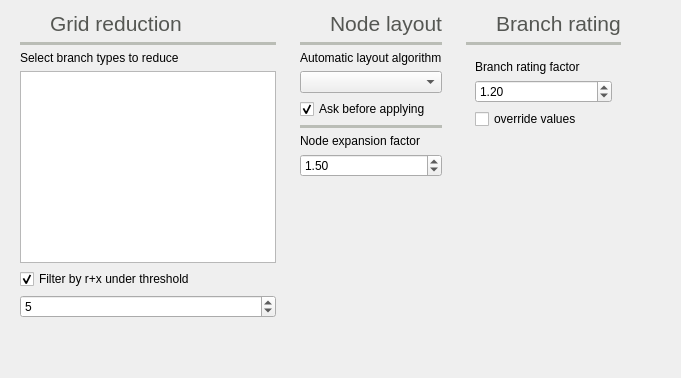
          <widget class="QWidget" name="tab_13">
           <attribute name="icon">
            <iconset resource="icons.qrc">
             <normaloff>:/Icons/icons/automatic_layout.svg</normaloff>:/Icons/icons/automatic_layout.svg</iconset>
           </attribute>
           <attribute name="title">
            <string>Topology</string>
           </attribute>
           <attribute name="toolTip">
            <string>Topology related settings</string>
           </attribute>
           <layout class="QGridLayout" name="gridLayout_17">
            <item row="0" column="1">
             <widget class="QFrame" name="frame_39">
              <property name="frameShape">
               <enum>QFrame::NoFrame</enum>
              </property>
              <property name="frameShadow">
               <enum>QFrame::Raised</enum>
              </property>
              <layout class="QVBoxLayout" name="verticalLayout_36">
               <property name="topMargin">
                <number>0</number>
               </property>
               <item>
                <widget class="QFrame" name="frame_49">
                 <property name="frameShape">
                  <enum>QFrame::NoFrame</enum>
                 </property>
                 <property name="frameShadow">
                  <enum>QFrame::Raised</enum>
                 </property>
                 <layout class="QHBoxLayout" name="horizontalLayout_21">
                  <property name="leftMargin">
                   <number>0</number>
                  </property>
                  <property name="topMargin">
                   <number>0</number>
                  </property>
                  <property name="rightMargin">
                   <number>0</number>
                  </property>
                  <property name="bottomMargin">
                   <number>0</number>
                  </property>
                  <item>
                   <widget class="QLabel" name="label_82">
                    <property name="minimumSize">
                     <size>
                      <width>24</width>
                      <height>24</height>
                     </size>
                    </property>
                    <property name="maximumSize">
                     <size>
                      <width>24</width>
                      <height>24</height>
                     </size>
                    </property>
                    <property name="text">
                     <string/>
                    </property>
                    <property name="pixmap">
                     <pixmap resource="icons.qrc">:/Icons/icons/automatic_layout.svg</pixmap>
                    </property>
                    <property name="scaledContents">
                     <bool>true</bool>
                    </property>
                   </widget>
                  </item>
                  <item>
                   <widget class="QLabel" name="label_83">
                    <property name="palette">
                     <palette>
                      <active>
                       <colorrole role="WindowText">
                        <brush brushstyle="SolidPattern">
                         <color alpha="255">
                          <red>85</red>
                          <green>87</green>
                          <blue>83</blue>
                         </color>
                        </brush>
                       </colorrole>
                      </active>
                      <inactive>
                       <colorrole role="WindowText">
                        <brush brushstyle="SolidPattern">
                         <color alpha="255">
                          <red>85</red>
                          <green>87</green>
                          <blue>83</blue>
                         </color>
                        </brush>
                       </colorrole>
                      </inactive>
                      <disabled>
                       <colorrole role="WindowText">
                        <brush brushstyle="SolidPattern">
                         <color alpha="255">
                          <red>190</red>
                          <green>190</green>
                          <blue>190</blue>
                         </color>
                        </brush>
                       </colorrole>
                      </disabled>
                     </palette>
                    </property>
                    <property name="font">
                     <font>
                      <pointsize>16</pointsize>
                     </font>
                    </property>
                    <property name="text">
                     <string>Node layout</string>
                    </property>
                    <property name="alignment">
                     <set>Qt::AlignBottom|Qt::AlignLeading|Qt::AlignLeft</set>
                    </property>
                   </widget>
                  </item>
                 </layout>
                </widget>
               </item>
               <item>
                <widget class="Line" name="line_21">
                 <property name="palette">
                  <palette>
                   <active>
                    <colorrole role="WindowText">
                     <brush brushstyle="SolidPattern">
                      <color alpha="255">
                       <red>186</red>
                       <green>189</green>
                       <blue>182</blue>
                      </color>
                     </brush>
                    </colorrole>
                   </active>
                   <inactive>
                    <colorrole role="WindowText">
                     <brush brushstyle="SolidPattern">
                      <color alpha="255">
                       <red>186</red>
                       <green>189</green>
                       <blue>182</blue>
                      </color>
                     </brush>
                    </colorrole>
                   </inactive>
                   <disabled>
                    <colorrole role="WindowText">
                     <brush brushstyle="SolidPattern">
                      <color alpha="255">
                       <red>190</red>
                       <green>190</green>
                       <blue>190</blue>
                      </color>
                     </brush>
                    </colorrole>
                   </disabled>
                  </palette>
                 </property>
                 <property name="frameShadow">
                  <enum>QFrame::Plain</enum>
                 </property>
                 <property name="lineWidth">
                  <number>4</number>
                 </property>
                 <property name="orientation">
                  <enum>Qt::Horizontal</enum>
                 </property>
                </widget>
               </item>
               <item>
                <widget class="QLabel" name="label_24">
                 <property name="text">
                  <string>Automatic layout algorithm</string>
                 </property>
                 <property name="textFormat">
                  <enum>Qt::PlainText</enum>
                 </property>
                 <property name="scaledContents">
                  <bool>true</bool>
                 </property>
                </widget>
               </item>
               <item>
                <widget class="QComboBox" name="automatic_layout_comboBox">
                 <property name="toolTip">
                  <string>&lt;html&gt;&lt;head/&gt;&lt;body&gt;&lt;p&gt;Algorithm to use for the automatic &lt;/p&gt;&lt;p&gt;layout of the grid nodes&lt;/p&gt;&lt;/body&gt;&lt;/html&gt;</string>
                 </property>
                </widget>
               </item>
               <item>
                <widget class="QCheckBox" name="ask_before_appliying_layout_checkBox">
                 <property name="toolTip">
                  <string>Ask before running the automatic grid layout. This is because you might have a layout already and ruin it accidentally.</string>
                 </property>
                 <property name="text">
                  <string>Ask before applying</string>
                 </property>
                 <property name="checked">
                  <bool>true</bool>
                 </property>
                 <property name="tristate">
                  <bool>false</bool>
                 </property>
                </widget>
               </item>
               <item>
                <widget class="Line" name="line_13">
                 <property name="palette">
                  <palette>
                   <active>
                    <colorrole role="WindowText">
                     <brush brushstyle="SolidPattern">
                      <color alpha="255">
                       <red>186</red>
                       <green>189</green>
                       <blue>182</blue>
                      </color>
                     </brush>
                    </colorrole>
                   </active>
                   <inactive>
                    <colorrole role="WindowText">
                     <brush brushstyle="SolidPattern">
                      <color alpha="255">
                       <red>186</red>
                       <green>189</green>
                       <blue>182</blue>
                      </color>
                     </brush>
                    </colorrole>
                   </inactive>
                   <disabled>
                    <colorrole role="WindowText">
                     <brush brushstyle="SolidPattern">
                      <color alpha="255">
                       <red>190</red>
                       <green>190</green>
                       <blue>190</blue>
                      </color>
                     </brush>
                    </colorrole>
                   </disabled>
                  </palette>
                 </property>
                 <property name="frameShadow">
                  <enum>QFrame::Plain</enum>
                 </property>
                 <property name="lineWidth">
                  <number>4</number>
                 </property>
                 <property name="orientation">
                  <enum>Qt::Horizontal</enum>
                 </property>
                </widget>
               </item>
               <item>
                <widget class="QLabel" name="label_60">
                 <property name="text">
                  <string>Node expansion factor</string>
                 </property>
                </widget>
               </item>
               <item>
                <widget class="QDoubleSpinBox" name="explosion_factor_doubleSpinBox">
                 <property name="toolTip">
                  <string>&lt;html&gt;&lt;head/&gt;&lt;body&gt;&lt;p&gt;When expanding or contracting the distances between nodes, this is the factor that applies.&lt;/p&gt;&lt;/body&gt;&lt;/html&gt;</string>
                 </property>
                 <property name="minimum">
                  <double>0.000000000000000</double>
                 </property>
                 <property name="maximum">
                  <double>999999999.000000000000000</double>
                 </property>
                 <property name="value">
                  <double>1.500000000000000</double>
                 </property>
                </widget>
               </item>
               <item>
                <widget class="QFrame" name="frame_52">
                 <property name="frameShape">
                  <enum>QFrame::NoFrame</enum>
                 </property>
                 <property name="frameShadow">
                  <enum>QFrame::Raised</enum>
                 </property>
                 <layout class="QHBoxLayout" name="horizontalLayout_24">
                  <property name="leftMargin">
                   <number>0</number>
                  </property>
                  <property name="topMargin">
                   <number>0</number>
                  </property>
                  <property name="rightMargin">
                   <number>0</number>
                  </property>
                  <property name="bottomMargin">
                   <number>0</number>
                  </property>
                 </layout>
                </widget>
               </item>
               <item>
                <spacer name="verticalSpacer_13">
                 <property name="orientation">
                  <enum>Qt::Vertical</enum>
                 </property>
                 <property name="sizeHint" stdset="0">
                  <size>
                   <width>20</width>
                   <height>40</height>
                  </size>
                 </property>
                </spacer>
               </item>
              </layout>
             </widget>
            </item>
            <item row="0" column="2">
             <widget class="QFrame" name="frame_31">
              <property name="frameShape">
               <enum>QFrame::NoFrame</enum>
              </property>
              <property name="frameShadow">
               <enum>QFrame::Raised</enum>
              </property>
              <layout class="QVBoxLayout" name="verticalLayout_25">
               <property name="topMargin">
                <number>0</number>
               </property>
               <item>
                <widget class="QFrame" name="frame_50">
                 <property name="frameShape">
                  <enum>QFrame::NoFrame</enum>
                 </property>
                 <property name="frameShadow">
                  <enum>QFrame::Raised</enum>
                 </property>
                 <layout class="QHBoxLayout" name="horizontalLayout_22">
                  <property name="leftMargin">
                   <number>0</number>
                  </property>
                  <property name="topMargin">
                   <number>0</number>
                  </property>
                  <property name="rightMargin">
                   <number>0</number>
                  </property>
                  <property name="bottomMargin">
                   <number>0</number>
                  </property>
                  <item>
                   <widget class="QLabel" name="label_84">
                    <property name="minimumSize">
                     <size>
                      <width>24</width>
                      <height>24</height>
                     </size>
                    </property>
                    <property name="maximumSize">
                     <size>
                      <width>24</width>
                      <height>24</height>
                     </size>
                    </property>
                    <property name="text">
                     <string/>
                    </property>
                    <property name="pixmap">
                     <pixmap resource="icons.qrc">:/Icons/icons/rate_br.svg</pixmap>
                    </property>
                    <property name="scaledContents">
                     <bool>true</bool>
                    </property>
                   </widget>
                  </item>
                  <item>
                   <widget class="QLabel" name="label_85">
                    <property name="palette">
                     <palette>
                      <active>
                       <colorrole role="WindowText">
                        <brush brushstyle="SolidPattern">
                         <color alpha="255">
                          <red>85</red>
                          <green>87</green>
                          <blue>83</blue>
                         </color>
                        </brush>
                       </colorrole>
                      </active>
                      <inactive>
                       <colorrole role="WindowText">
                        <brush brushstyle="SolidPattern">
                         <color alpha="255">
                          <red>85</red>
                          <green>87</green>
                          <blue>83</blue>
                         </color>
                        </brush>
                       </colorrole>
                      </inactive>
                      <disabled>
                       <colorrole role="WindowText">
                        <brush brushstyle="SolidPattern">
                         <color alpha="255">
                          <red>190</red>
                          <green>190</green>
                          <blue>190</blue>
                         </color>
                        </brush>
                       </colorrole>
                      </disabled>
                     </palette>
                    </property>
                    <property name="font">
                     <font>
                      <pointsize>16</pointsize>
                     </font>
                    </property>
                    <property name="text">
                     <string>Branch rating</string>
                    </property>
                    <property name="alignment">
                     <set>Qt::AlignBottom|Qt::AlignLeading|Qt::AlignLeft</set>
                    </property>
                   </widget>
                  </item>
                 </layout>
                </widget>
               </item>
               <item>
                <widget class="Line" name="line_8">
                 <property name="palette">
                  <palette>
                   <active>
                    <colorrole role="WindowText">
                     <brush brushstyle="SolidPattern">
                      <color alpha="255">
                       <red>186</red>
                       <green>189</green>
                       <blue>182</blue>
                      </color>
                     </brush>
                    </colorrole>
                   </active>
                   <inactive>
                    <colorrole role="WindowText">
                     <brush brushstyle="SolidPattern">
                      <color alpha="255">
                       <red>186</red>
                       <green>189</green>
                       <blue>182</blue>
                      </color>
                     </brush>
                    </colorrole>
                   </inactive>
                   <disabled>
                    <colorrole role="WindowText">
                     <brush brushstyle="SolidPattern">
                      <color alpha="255">
                       <red>190</red>
                       <green>190</green>
                       <blue>190</blue>
                      </color>
                     </brush>
                    </colorrole>
                   </disabled>
                  </palette>
                 </property>
                 <property name="frameShadow">
                  <enum>QFrame::Plain</enum>
                 </property>
                 <property name="lineWidth">
                  <number>4</number>
                 </property>
                 <property name="orientation">
                  <enum>Qt::Horizontal</enum>
                 </property>
                </widget>
               </item>
               <item>
                <widget class="QFrame" name="frame_23">
                 <property name="frameShape">
                  <enum>QFrame::NoFrame</enum>
                 </property>
                 <property name="frameShadow">
                  <enum>QFrame::Raised</enum>
                 </property>
                 <layout class="QVBoxLayout" name="verticalLayout_15">
                  <item>
                   <widget class="QLabel" name="label_34">
                    <property name="text">
                     <string>Branch rating factor</string>
                    </property>
                   </widget>
                  </item>
                  <item>
                   <widget class="QDoubleSpinBox" name="branch_rating_doubleSpinBox">
                    <property name="toolTip">
                     <string>&lt;html&gt;&lt;head/&gt;&lt;body&gt;&lt;p&gt;Factor to aply to the branch calculated power to use as rating&lt;/p&gt;&lt;/body&gt;&lt;/html&gt;</string>
                    </property>
                    <property name="minimum">
                     <double>1.000000000000000</double>
                    </property>
                    <property name="maximum">
                     <double>100.000000000000000</double>
                    </property>
                    <property name="value">
                     <double>1.200000000000000</double>
                    </property>
                   </widget>
                  </item>
                  <item>
                   <widget class="QCheckBox" name="rating_override_checkBox">
                    <property name="text">
                     <string>override values</string>
                    </property>
                   </widget>
                  </item>
                 </layout>
                </widget>
               </item>
               <item>
                <spacer name="verticalSpacer_15">
                 <property name="orientation">
                  <enum>Qt::Vertical</enum>
                 </property>
                 <property name="sizeHint" stdset="0">
                  <size>
                   <width>20</width>
                   <height>40</height>
                  </size>
                 </property>
                </spacer>
               </item>
              </layout>
             </widget>
            </item>
            <item row="0" column="3">
             <spacer name="horizontalSpacer_18">
              <property name="orientation">
               <enum>Qt::Horizontal</enum>
              </property>
              <property name="sizeHint" stdset="0">
               <size>
                <width>40</width>
                <height>20</height>
               </size>
              </property>
             </spacer>
            </item>
            <item row="0" column="0">
             <widget class="QFrame" name="frame_27">
              <property name="frameShape">
               <enum>QFrame::NoFrame</enum>
              </property>
              <property name="frameShadow">
               <enum>QFrame::Raised</enum>
              </property>
              <layout class="QVBoxLayout" name="verticalLayout_21">
               <property name="topMargin">
                <number>0</number>
               </property>
               <item>
                <widget class="QFrame" name="frame_48">
                 <property name="frameShape">
                  <enum>QFrame::NoFrame</enum>
                 </property>
                 <property name="frameShadow">
                  <enum>QFrame::Raised</enum>
                 </property>
                 <layout class="QHBoxLayout" name="horizontalLayout_20">
                  <property name="leftMargin">
                   <number>0</number>
                  </property>
                  <property name="topMargin">
                   <number>0</number>
                  </property>
                  <property name="rightMargin">
                   <number>0</number>
                  </property>
                  <property name="bottomMargin">
                   <number>0</number>
                  </property>
                  <item>
                   <widget class="QLabel" name="label_80">
                    <property name="minimumSize">
                     <size>
                      <width>24</width>
                      <height>24</height>
                     </size>
                    </property>
                    <property name="maximumSize">
                     <size>
                      <width>24</width>
                      <height>24</height>
                     </size>
                    </property>
                    <property name="text">
                     <string/>
                    </property>
                    <property name="pixmap">
                     <pixmap resource="icons.qrc">:/Icons/icons/grid_reduction.svg</pixmap>
                    </property>
                    <property name="scaledContents">
                     <bool>true</bool>
                    </property>
                   </widget>
                  </item>
                  <item>
                   <widget class="QLabel" name="label_81">
                    <property name="palette">
                     <palette>
                      <active>
                       <colorrole role="WindowText">
                        <brush brushstyle="SolidPattern">
                         <color alpha="255">
                          <red>85</red>
                          <green>87</green>
                          <blue>83</blue>
                         </color>
                        </brush>
                       </colorrole>
                      </active>
                      <inactive>
                       <colorrole role="WindowText">
                        <brush brushstyle="SolidPattern">
                         <color alpha="255">
                          <red>85</red>
                          <green>87</green>
                          <blue>83</blue>
                         </color>
                        </brush>
                       </colorrole>
                      </inactive>
                      <disabled>
                       <colorrole role="WindowText">
                        <brush brushstyle="SolidPattern">
                         <color alpha="255">
                          <red>190</red>
                          <green>190</green>
                          <blue>190</blue>
                         </color>
                        </brush>
                       </colorrole>
                      </disabled>
                     </palette>
                    </property>
                    <property name="font">
                     <font>
                      <pointsize>16</pointsize>
                     </font>
                    </property>
                    <property name="text">
                     <string>Grid reduction</string>
                    </property>
                    <property name="alignment">
                     <set>Qt::AlignBottom|Qt::AlignLeading|Qt::AlignLeft</set>
                    </property>
                   </widget>
                  </item>
                 </layout>
                </widget>
               </item>
               <item>
                <widget class="Line" name="line_20">
                 <property name="palette">
                  <palette>
                   <active>
                    <colorrole role="WindowText">
                     <brush brushstyle="SolidPattern">
                      <color alpha="255">
                       <red>186</red>
                       <green>189</green>
                       <blue>182</blue>
                      </color>
                     </brush>
                    </colorrole>
                   </active>
                   <inactive>
                    <colorrole role="WindowText">
                     <brush brushstyle="SolidPattern">
                      <color alpha="255">
                       <red>186</red>
                       <green>189</green>
                       <blue>182</blue>
                      </color>
                     </brush>
                    </colorrole>
                   </inactive>
                   <disabled>
                    <colorrole role="WindowText">
                     <brush brushstyle="SolidPattern">
                      <color alpha="255">
                       <red>190</red>
                       <green>190</green>
                       <blue>190</blue>
                      </color>
                     </brush>
                    </colorrole>
                   </disabled>
                  </palette>
                 </property>
                 <property name="frameShadow">
                  <enum>QFrame::Plain</enum>
                 </property>
                 <property name="lineWidth">
                  <number>4</number>
                 </property>
                 <property name="orientation">
                  <enum>Qt::Horizontal</enum>
                 </property>
                </widget>
               </item>
               <item>
                <widget class="QLabel" name="label_59">
                 <property name="text">
                  <string>Select branch types to reduce</string>
                 </property>
                </widget>
               </item>
               <item>
                <widget class="QListView" name="removeByTypeListView"/>
               </item>
               <item>
                <widget class="QCheckBox" name="rxThresholdCheckBox">
                 <property name="text">
                  <string>Filter by r+x under threshold</string>
                 </property>
                 <property name="checked">
                  <bool>true</bool>
                 </property>
                </widget>
               </item>
               <item>
                <widget class="QSpinBox" name="rxThresholdSpinBox">
                 <property name="toolTip">
                  <string>&lt;html&gt;&lt;head/&gt;&lt;body&gt;&lt;p&gt;Exponent of the threshold to use.&lt;/p&gt;&lt;p&gt;threshold = 1x10^-factor&lt;/p&gt;&lt;p&gt;i.e.&lt;/p&gt;&lt;p&gt;factor=3&lt;/p&gt;&lt;p&gt;threshold = 1e-3&lt;/p&gt;&lt;/body&gt;&lt;/html&gt;</string>
                 </property>
                 <property name="value">
                  <number>5</number>
                 </property>
                </widget>
               </item>
               <item>
                <spacer name="verticalSpacer_11">
                 <property name="orientation">
                  <enum>Qt::Vertical</enum>
                 </property>
                 <property name="sizeHint" stdset="0">
                  <size>
                   <width>20</width>
                   <height>40</height>
                  </size>
                 </property>
                </spacer>
               </item>
              </layout>
             </widget>
            </item>
           </layout>
          </widget>
